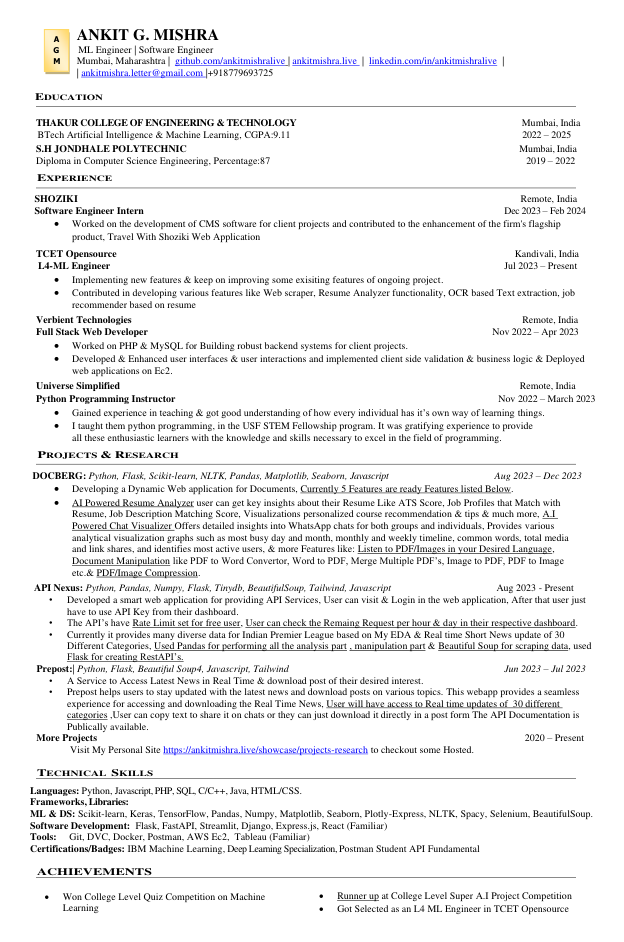
#> input picture pdftoimage_0.png, 624 x 942 px
$ python -i processor.py   (imports and definitions only)
#> lines starting #> are read from the running program, lines starting #| are printed output that depends on the picture; after the words box and inside, x2 and y2 are one past the last pixel; in counts of white or black regions, pixels touching at a corner belong together
#> further down, picture is the input picture: shape (942, 624, 3); mean B, G, R 239.2, 238.7, 238.7

import cv2
import numpy as np
import requests
from  rembg import remove
from skimage import io
from PIL.ImageFilter import(BLUR,CONTOUR,EMBOSS,FIND_EDGES,SMOOTH_MORE,SHARPEN,)
from PIL import Image
import scipy.ndimage
import imageio
import matplotlib.pyplot as plt

# [13 lines left out: functions dodge, Highlight_Pixels, not called in this run]


def Cartoonify(img):
    # Convert the input image to gray scale
    gray = cv2.cvtColor(img, cv2.COLOR_BGR2GRAY)
    edges  = cv2.adaptiveThreshold(gray, 255, cv2.ADAPTIVE_THRESH_GAUSSIAN_C, cv2.THRESH_BINARY, 9, 8)
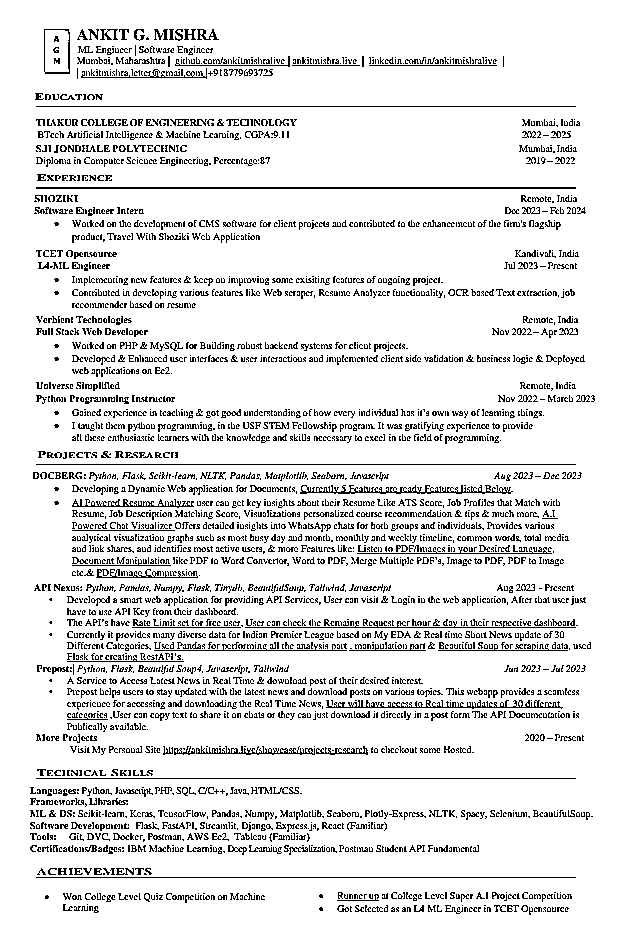
#> edges: shape (942, 624); 89.7% white; black in thin lines or dots, all inside (x1, y1, x2, y2) = (30, 29, 595, 915)
    # Defining input data for clustering
    data = np.float32(img).reshape((-1, 3))
    criteria = (cv2.TERM_CRITERIA_EPS + cv2.TERM_CRITERIA_MAX_ITER, 20, 1.0)
    # Applying cv2.kmeans function
    _, label, center = cv2.kmeans(data, 5, None, criteria, 10, cv2.KMEANS_RANDOM_CENTERS)
#> center = [[40.49, 40.5, 40.5], [255.4, 255.4, 255.4], [159.2, 152.9, 153], [207.3, 204.7, 205.4], [106.3, 101.5, 101.5]]
    center = np.uint8(center)
#> center = [[40, 40, 40], [255, 255, 255], [159, 152, 152], [207, 204, 205], [106, 101, 101]]
    # Reshape the output data to the size of input image
    result = center[label.flatten()]
    result = result.reshape(img.shape)
    blurred = cv2.medianBlur(result, 3)
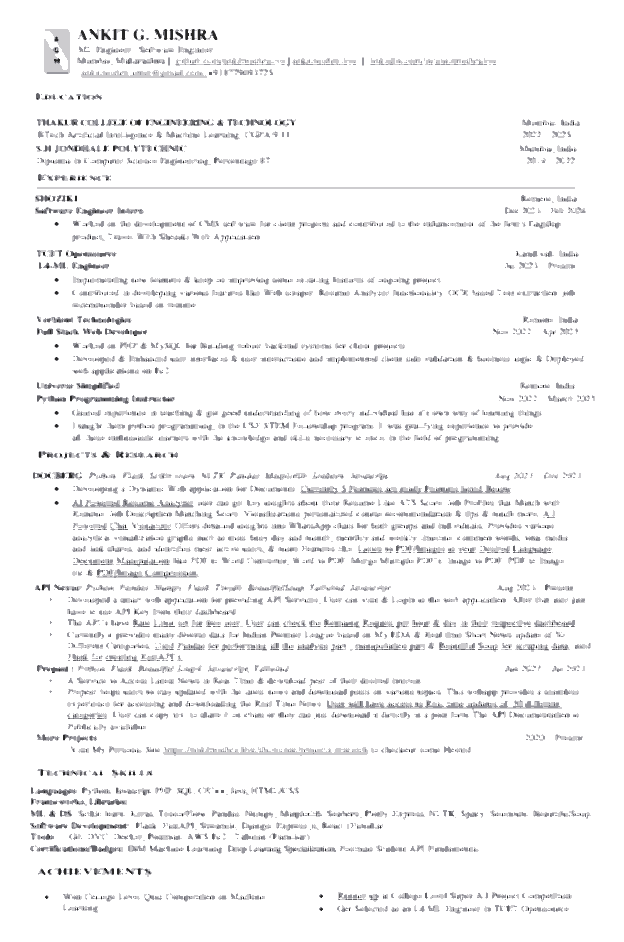
#> blurred: shape (942, 624, 3); mean B, G, R 245.7, 245.1, 245.2
    cartoon = cv2.bitwise_and(blurred, blurred, mask=edges)
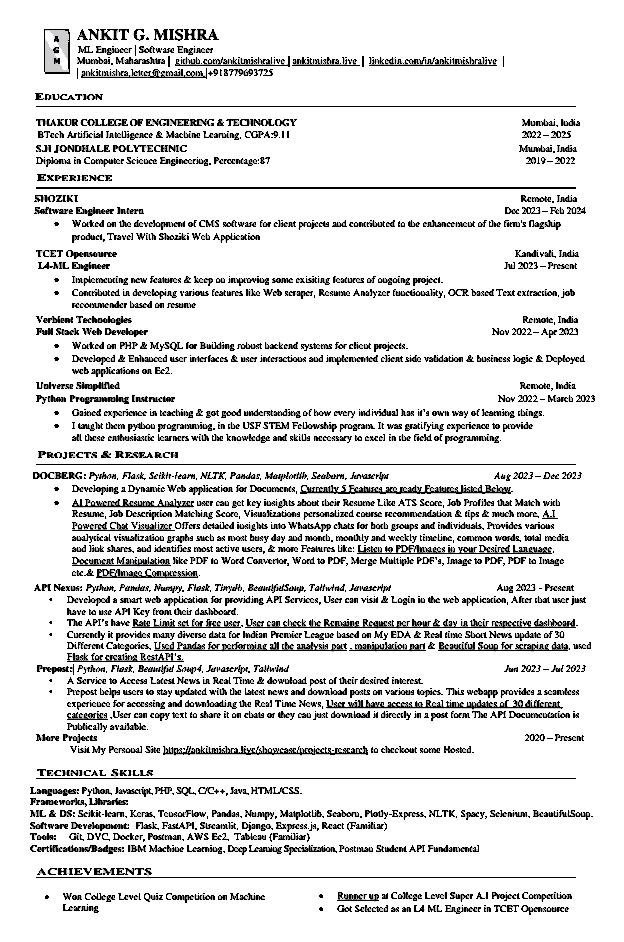
#> cartoon: shape (942, 624, 3); mean B, G, R 224.5, 224.2, 224.3
    return cartoon


# [96 lines left out: function ProcessImage, not called in this run]


>>> import cv2
>>> picture = cv2.imread('../../pdftoimage_0.png')
>>> result = Cartoonify(picture)
